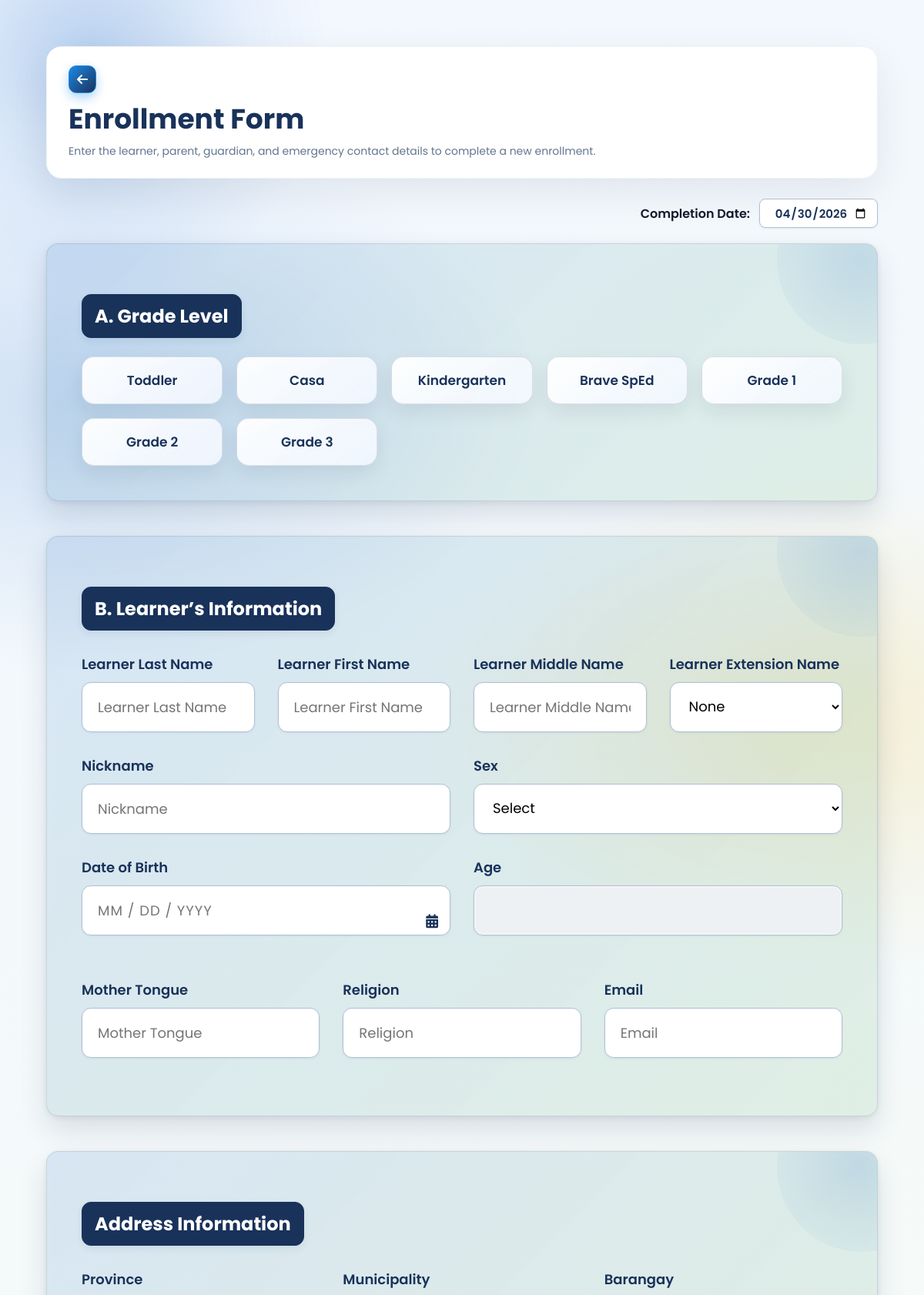
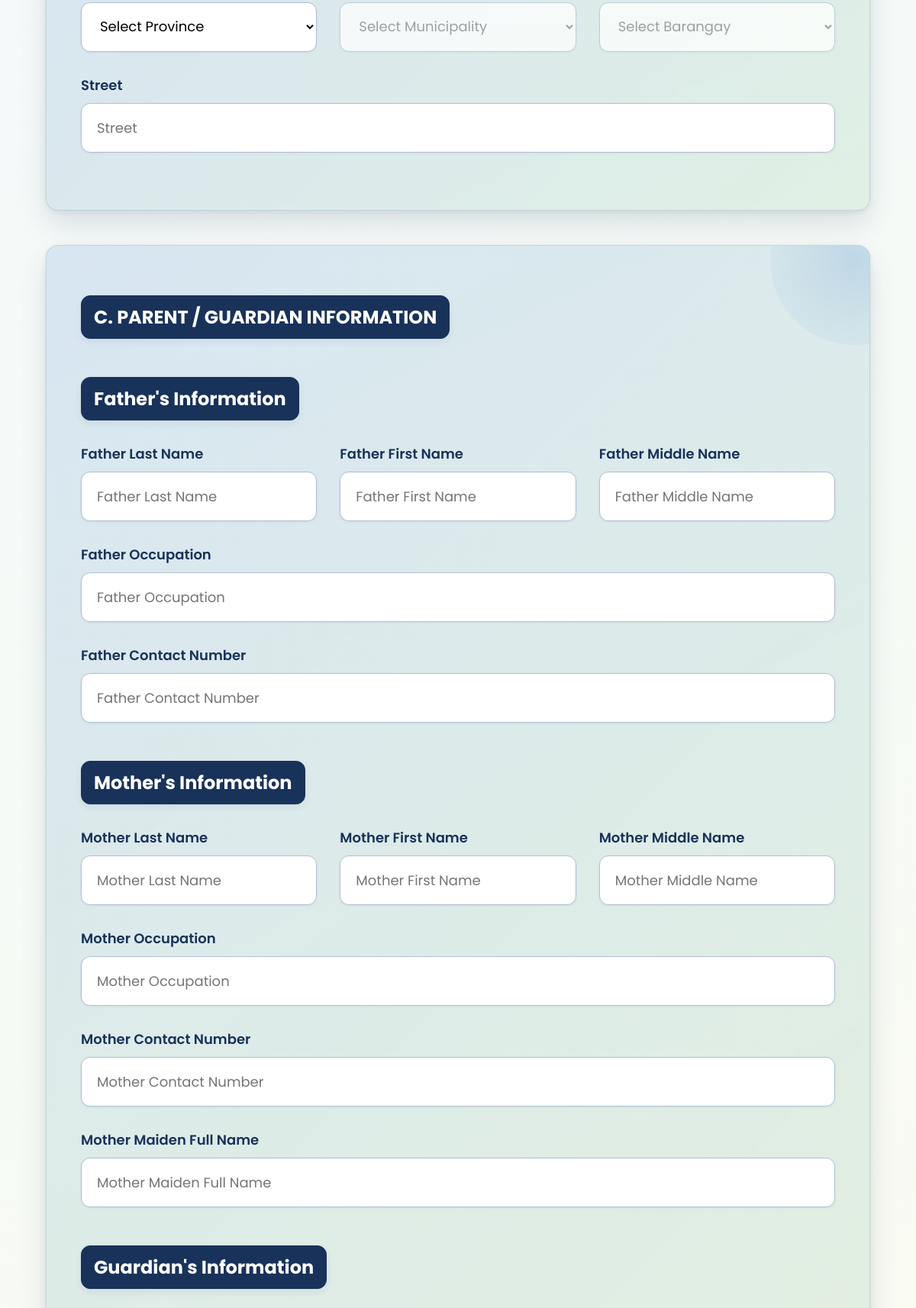
Screenshot of /SmartEnroll/enroll.php (signed in, upper part) with the database file from the repository (2 pictures, top to bottom).
### tables this page shows
CREATE TABLE `enrollment_grade_levels` (
  `id` int(11) NOT NULL,
  `grade_key` varchar(150) NOT NULL,
  `grade_label` varchar(150) NOT NULL,
  `tuition_fee` decimal(12,2) NOT NULL DEFAULT 0.00,
  `sort_order` int(11) NOT NULL DEFAULT 0,
  `is_active` tinyint(1) NOT NULL DEFAULT 1,
  `created_at` timestamp NOT NULL DEFAULT current_timestamp()
);

### SmartEnroll/enroll.php (the view, shortened to what the rows shown need)
<?php
require_once __DIR__ . '/enrollment_form_config.php';
require_once __DIR__ . '/enrollment_fields.php';
$gradeLevels = smartenroll_get_grade_levels();
$customFieldsBySection = smartenroll_custom_fields_by_section();
$customFieldMap = smartenroll_get_field_label_map();
$builtinFieldMap = smartenroll_builtin_field_row_map();
$isBuiltinActive = static fn(string $fieldKey): bool => (int)($builtinFieldMap[$fieldKey]['is_active'] ?? 1) === 1;
$builtinLabel = static fn(string $fieldKey): string => smartenroll_field_labelize($fieldKey, $customFieldMap);
?>
<!DOCTYPE html>
<html lang="en">
<head>
        <link rel="stylesheet" href="https://cdnjs.cloudflare.com/ajax/libs/font-awesome/6.5.1/css/all.min.css">
        <link rel="stylesheet" href="css/enroll.css">
    </head>
    <body class="enroll-body">
   <main class="enroll-form">
    <div class="enroll-page-header">
        <div class="enroll-header-left">
            <div class="enroll-header-title">
                <h1>Enrollment Form</h1>
            </div>
        </div>
    </div>
<form id="enrollmentForm" action="save_enrollment.php" method="POST">
        <?php if ($isBuiltinActive('grade_level') || !empty($customFieldsBySection['Grade Level'])): ?>
        <section class="form-section">
            <h2>A. <?php echo htmlspecialchars($builtinLabel('grade_level')); ?></h2>
            <?php if ($isBuiltinActive('grade_level')): ?>
                <div class="ch-grid">
                    <?php foreach ($gradeLevels as $gradeLevel): ?>
                        <label class="grade-level-option">
                            <span class="grade-level-button"><?php echo htmlspecialchars((string)$gradeLevel['grade_label']); ?></span>
                        </label>
                    <?php endforeach; ?>
                </div>
            <?php endif; ?>
        </section>
        <?php endif; ?>
        <section class="form-section">
            <h2>B. Learner’s Information</h2>
        </section>
    <section class="form-section">
        <h2>Address Information</h2>
    </section>
    <section class="form-section">
        <h2>C. PARENT / GUARDIAN INFORMATION</h2><br>
        <h2>Father's Information</h2>
        <h2>Mother's Information</h2>
        <h2>Guardian's Information</h2>
    </section>
</form>
    </main>
    </body>
    </html>

### rows the page displays
enrollment_grade_levels: grade_label "Toddler"
enrollment_grade_levels: grade_label "Casa"
enrollment_grade_levels: grade_label "Kindergarten"
enrollment_grade_levels: grade_label "Brave SpEd"
enrollment_grade_levels: grade_label "Grade 1"
enrollment_grade_levels: grade_label "Grade 2"
enrollment_grade_levels: grade_label "Grade 3"

### other values shown
$builtinLabel('completion_date') "Completion Date"
$builtinLabel('grade_level') "Grade Level"
$builtinLabel('learner_lname') "Learner Last Name"
$builtinLabel('learner_fname') "Learner First Name"
$builtinLabel('learner_mname') "Learner Middle Name"
$builtinLabel('learner_ext') "Learner Extension Name"
$builtinLabel('nickname') "Nickname"
$builtinLabel('sex') "Sex"
$builtinLabel('dob') "Date of Birth"
$builtinLabel('age') "Age"
$builtinLabel('mother_tongue') "Mother Tongue"
$builtinLabel('religion') "Religion"
$builtinLabel('email') "Email"
$builtinLabel('province') "Province"
$builtinLabel('municipality') "Municipality"
